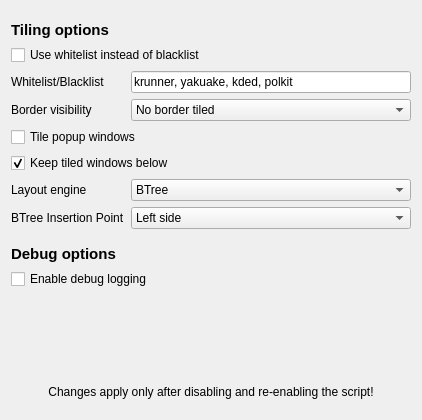
<?xml version="1.0" encoding="UTF-8"?>
<ui version="4.0">
 <class>KWin::AutotileConfigForm</class>
 <widget class="QWidget" name="KWin::AutotileConfigForm">
  <property name="geometry">
   <rect>
    <x>0</x>
    <y>0</y>
    <width>422</width>
    <height>420</height>
   </rect>
  </property>
  <property name="windowTitle">
   <string>Polonium</string>
  </property>
  <layout class="QGridLayout" name="gridLayout">
   <item row="7" column="0" colspan="2">
    <widget class="QCheckBox" name="kcfg_KeepTiledBelow">
     <property name="text">
      <string>Keep tiled windows below</string>
     </property>
     <property name="checked">
      <bool>true</bool>
     </property>
    </widget>
   </item>
   <item row="2" column="0" colspan="2">
    <widget class="QLabel" name="label_6">
     <property name="font">
      <font>
       <pointsize>11</pointsize>
       <weight>75</weight>
       <bold>true</bold>
      </font>
     </property>
     <property name="text">
      <string>Tiling options</string>
     </property>
    </widget>
   </item>
   <item row="3" column="0" colspan="2">
    <widget class="QCheckBox" name="kcfg_UseWhitelist">
     <property name="toolTip">
      <string>If disabled, acts as a blacklist</string>
     </property>
     <property name="text">
      <string>Use whitelist instead of blacklist</string>
     </property>
     <property name="checked">
      <bool>false</bool>
     </property>
    </widget>
   </item>
   <item row="6" column="0" colspan="2">
    <widget class="QCheckBox" name="kcfg_TilePopups">
     <property name="toolTip">
      <string>&lt;html&gt;&lt;head/&gt;&lt;body&gt;&lt;p&gt;Tile popup/placeholder windows or not&lt;/p&gt;&lt;/body&gt;&lt;/html&gt;</string>
     </property>
     <property name="text">
      <string>Tile popup windows</string>
     </property>
    </widget>
   </item>
   <item row="8" column="0">
    <widget class="QLabel" name="label_4">
     <property name="text">
      <string>Layout engine</string>
     </property>
    </widget>
   </item>
   <item row="15" column="0" colspan="2">
    <spacer name="verticalSpacer_5">
     <property name="orientation">
      <enum>Qt::Vertical</enum>
     </property>
     <property name="sizeType">
      <enum>QSizePolicy::Fixed</enum>
     </property>
     <property name="sizeHint" stdset="0">
      <size>
       <width>0</width>
       <height>10</height>
      </size>
     </property>
    </spacer>
   </item>
   <item row="13" column="0" colspan="2">
    <widget class="QCheckBox" name="kcfg_Debug">
     <property name="toolTip">
      <string>&lt;html&gt;&lt;head/&gt;&lt;body&gt;&lt;p&gt;Spams your user journal&lt;/p&gt;&lt;/body&gt;&lt;/html&gt;</string>
     </property>
     <property name="text">
      <string>Enable debug logging</string>
     </property>
    </widget>
   </item>
   <item row="9" column="0">
    <widget class="QLabel" name="label_7">
     <property name="text">
      <string>BTree Insertion Point</string>
     </property>
    </widget>
   </item>
   <item row="5" column="0">
    <widget class="QLabel" name="label_3">
     <property name="text">
      <string>Border visibility</string>
     </property>
    </widget>
   </item>
   <item row="4" column="0">
    <widget class="QLabel" name="label_2">
     <property name="text">
      <string>Whitelist/Blacklist</string>
     </property>
    </widget>
   </item>
   <item row="8" column="1">
    <widget class="QComboBox" name="kcfg_DefaultEngine">
     <property name="toolTip">
      <string>&lt;html&gt;&lt;head/&gt;&lt;body&gt;&lt;p&gt;Select which default layout engine to use&lt;/p&gt;&lt;/body&gt;&lt;/html&gt;</string>
     </property>
     <property name="currentIndex">
      <number>0</number>
     </property>
     <item>
      <property name="text">
       <string>BTree</string>
      </property>
     </item>
     <item>
      <property name="text">
       <string>Half</string>
      </property>
     </item>
     <item>
      <property name="text">
       <string>Three Column</string>
      </property>
     </item>
     <item>
      <property name="text">
       <string>KWin</string>
      </property>
     </item>
    </widget>
   </item>
   <item row="5" column="1">
    <widget class="QComboBox" name="kcfg_Borders">
     <property name="toolTip">
      <string>&lt;html&gt;&lt;head/&gt;&lt;body&gt;&lt;p&gt;Changes where borders are or aren't&lt;/p&gt;&lt;/body&gt;&lt;/html&gt;</string>
     </property>
     <property name="currentIndex">
      <number>1</number>
     </property>
     <item>
      <property name="text">
       <string>No border all</string>
      </property>
     </item>
     <item>
      <property name="text">
       <string>No border tiled</string>
      </property>
     </item>
     <item>
      <property name="text">
       <string>Border selected</string>
      </property>
     </item>
     <item>
      <property name="text">
       <string>Border all</string>
      </property>
     </item>
    </widget>
   </item>
   <item row="16" column="0" colspan="2">
    <spacer name="verticalSpacer">
     <property name="orientation">
      <enum>Qt::Vertical</enum>
     </property>
     <property name="sizeHint" stdset="0">
      <size>
       <width>20</width>
       <height>40</height>
      </size>
     </property>
    </spacer>
   </item>
   <item row="11" column="0" colspan="2">
    <spacer name="verticalSpacer_3">
     <property name="orientation">
      <enum>Qt::Vertical</enum>
     </property>
     <property name="sizeType">
      <enum>QSizePolicy::Fixed</enum>
     </property>
     <property name="sizeHint" stdset="0">
      <size>
       <width>0</width>
       <height>10</height>
      </size>
     </property>
    </spacer>
   </item>
   <item row="0" column="0" colspan="2">
    <spacer name="verticalSpacer_2">
     <property name="orientation">
      <enum>Qt::Vertical</enum>
     </property>
     <property name="sizeType">
      <enum>QSizePolicy::Fixed</enum>
     </property>
     <property name="sizeHint" stdset="0">
      <size>
       <width>0</width>
       <height>10</height>
      </size>
     </property>
    </spacer>
   </item>
   <item row="4" column="1">
    <widget class="QLineEdit" name="kcfg_Blacklist">
     <property name="toolTip">
      <string>&lt;html&gt;&lt;head/&gt;&lt;body&gt;&lt;p&gt;Blacklist, do not tile these windows (becomes whitelist if whitelist is checked)&lt;/p&gt;&lt;/body&gt;&lt;/html&gt;</string>
     </property>
     <property name="text">
      <string>krunner, yakuake, kded, polkit</string>
     </property>
    </widget>
   </item>
   <item row="18" column="0" colspan="2">
    <spacer name="verticalSpacer_4">
     <property name="orientation">
      <enum>Qt::Vertical</enum>
     </property>
     <property name="sizeType">
      <enum>QSizePolicy::Fixed</enum>
     </property>
     <property name="sizeHint" stdset="0">
      <size>
       <width>0</width>
       <height>10</height>
      </size>
     </property>
    </spacer>
   </item>
   <item row="17" column="0" colspan="2">
    <widget class="QLabel" name="label">
     <property name="text">
      <string>Changes apply only after disabling and re-enabling the script!</string>
     </property>
     <property name="alignment">
      <set>Qt::AlignCenter</set>
     </property>
    </widget>
   </item>
   <item row="12" column="0" colspan="2">
    <widget class="QLabel" name="label_5">
     <property name="sizePolicy">
      <sizepolicy hsizetype="Preferred" vsizetype="Preferred">
       <horstretch>0</horstretch>
       <verstretch>0</verstretch>
      </sizepolicy>
     </property>
     <property name="font">
      <font>
       <pointsize>11</pointsize>
       <weight>75</weight>
       <bold>true</bold>
      </font>
     </property>
     <property name="text">
      <string>Debug options</string>
     </property>
    </widget>
   </item>
   <item row="9" column="1">
    <widget class="QComboBox" name="kcfg_BTreeInsertionPoint">
     <property name="toolTip">
      <string>Select where in the binary tree representation of the window layout new windows are placed.
&quot;Left&quot; and &quot;Right&quot; will keep the binary tree complete, filling the last layer from the selected direction.
&quot;Active Window&quot; will split the tile of the currently active window in half and place the new window in the new, empty tile.</string>
     </property>
     <item>
      <property name="text">
       <string>Left side</string>
      </property>
     </item>
     <item>
      <property name="text">
       <string>Right side</string>
      </property>
     </item>
     <item>
      <property name="text">
       <string>Active Window</string>
      </property>
     </item>
    </widget>
   </item>
  </layout>
 </widget>
 <resources/>
 <connections/>
</ui>
